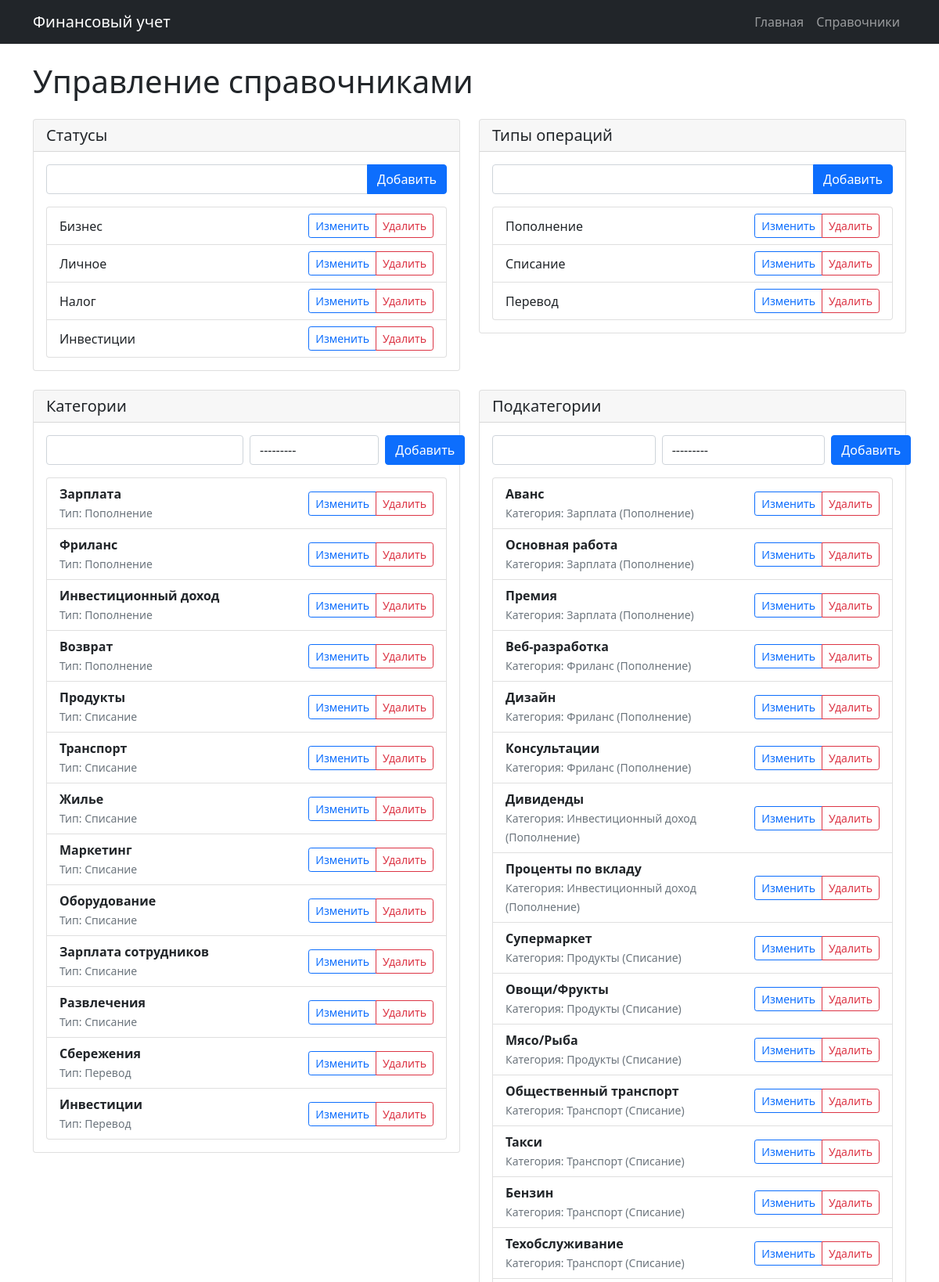
Page /references/ (upper part) on the committed database.
### task/models.py (models this page shows, shortened)
class Status(models.Model):
    name = models.CharField(max_length=50, unique=True)
    created_at = models.DateTimeField(auto_now_add=True)
    class Meta:
        managed = False
        db_table = 'statuses'
        verbose_name_plural = "Статусы"

class OperationType(models.Model):
    name = models.CharField(max_length=50, unique=True)
    created_at = models.DateTimeField(auto_now_add=True)
    def __str__(self):
        return self.name
    class Meta:
        managed = False
        db_table = 'operation_types'
        verbose_name_plural = "Операции"

class Category(models.Model):
    name = models.CharField(max_length=50, unique=True)
    operation_type = models.ForeignKey(OperationType, on_delete=models.CASCADE)
    created_at = models.DateTimeField(auto_now_add=True)
    def __str__(self):
        return f"{self.name}"
    class Meta:
        managed = False
        db_table = 'categories'
        verbose_name_plural = "Категория"

class SubCategory(models.Model):
    category = models.ForeignKey(Category, on_delete=models.CASCADE)
    name = models.CharField(max_length=50, unique=True)
    created_at = models.DateTimeField(auto_now_add=True)
    class Meta:
        managed = False
        db_table = 'subcategories'
        verbose_name_plural = "Подкатегория"

### task/views.py (the view)
# urls.py: path('references/', views.reference_management, name='reference_management'),
def reference_management(request):
    if request.method == 'POST' and 'add_status' in request.POST:
        form = StatusForm(request.POST)
        if form.is_valid():
            form.save()
            return redirect('finance:reference_management')
    if request.method == 'POST' and 'add_operation_type' in request.POST:
        form = OperationTypeForm(request.POST)
        if form.is_valid():
            form.save()
            return redirect('finance:reference_management')
    if request.method == 'POST' and 'add_category' in request.POST:
        form = CategoryForm(request.POST)
        if form.is_valid():
            form.save()
            return redirect('finance:reference_management')
    if request.method == 'POST' and 'add_subcategory' in request.POST:
        form = SubcategoryForm(request.POST)
        if form.is_valid():
            form.save()
            return redirect('finance:reference_management')
    context = {
        'statuses': Status.objects.all(),
        'operation_types': OperationType.objects.all(),
        'categories': Category.objects.all(),
        'subcategories': SubCategory.objects.all(),
        'status_form': StatusForm(),
        'operation_type_form': OperationTypeForm(),
        'category_form': CategoryForm(),
        'subcategory_form': SubcategoryForm(),
    }
    return render(request, 'finance/reference_management.html', context)

### task/forms.py
class StatusForm(forms.ModelForm):
    class Meta:
        model = Status
        fields = ['name']
        widgets = {
            'name': forms.TextInput(attrs={'class': 'form-control'})
        }

class OperationTypeForm(forms.ModelForm):
    class Meta:
        model = OperationType
        fields = ['name']
        widgets = {
            'name': forms.TextInput(attrs={'class': 'form-control'})
        }

### task/templates/finance/reference_management.html (shortened to what this page needs)
{% extends 'base.html' %}
{% block content %}
<h1 class="mb-4">Управление справочниками</h1>
<div class="row">
    <div class="col-md-6 mb-4">
        <div class="card">
            <div class="card-header d-flex justify-content-between align-items-center">
                <h5 class="mb-0">Статусы</h5>
            </div>
            <div class="card-body">
                <form method="post" class="mb-3">
                    <div class="input-group">
                        {{ status_form.name }}
                        <button type="submit" name="add_status" class="btn btn-primary">Добавить</button>
                    </div>
                </form>
                <div class="list-group">
                    {% for status in statuses %}
                    <div class="list-group-item d-flex justify-content-between align-items-center">
                        {{ status.name }}
                        <div class="btn-group btn-group-sm">
                            <a href="{% url 'finance:edit_status' status.pk %}" class="btn btn-outline-primary">Изменить</a>
                            <a href="{% url 'finance:delete_status' status.pk %}" class="btn btn-outline-danger" onclick="return confirm('Удалить статус?')">Удалить</a>
                        </div>
                    </div>
                    {% endfor %}
                </div>
            </div>
        </div>
    </div>
    <div class="col-md-6 mb-4">
        <div class="card">
            <div class="card-header">
                <h5 class="mb-0">Типы операций</h5>
            </div>
            <div class="card-body">
                <form method="post" class="mb-3">
                    <div class="input-group">
                        {{ operation_type_form.name }}
                        <button type="submit" name="add_operation_type" class="btn btn-primary">Добавить</button>
                    </div>
                </form>
                <div class="list-group">
                    {% for type in operation_types %}
                    <div class="list-group-item d-flex justify-content-between align-items-center">
                        {{ type.name }}
                        <div class="btn-group btn-group-sm">
                            <a href="{% url 'finance:edit_operation_type' type.pk %}" class="btn btn-outline-primary">Изменить</a>
                            <a href="{% url 'finance:delete_operation_type' type.pk %}" class="btn btn-outline-danger" onclick="return confirm('Удалить тип операции?')">Удалить</a>
                        </div>
                    </div>
                    {% endfor %}
                </div>
            </div>
        </div>
    </div>
    <div class="col-md-6 mb-4">
        <div class="card">
            <div class="card-header">
                <h5 class="mb-0">Категории</h5>
            </div>
            <div class="card-body">
                <form method="post" class="mb-3">
                    <div class="row g-2">
                        <div class="col-6">
                            {{ category_form.name }}
                        </div>
                        <div class="col-4">
                            {{ category_form.operation_type }}
                        </div>
                        <div class="col-2">
                            <button type="submit" name="add_category" class="btn btn-primary w-110">Добавить</button>
                        </div>
                    </div>
                </form>
                <div class="list-group">
                    {% for category in categories %}
                    <div class="list-group-item d-flex justify-content-between align-items-center">
                        <div>
                            <b>{{ category.name }}</b>
                            <br>
                            <small class="text-muted">Тип: {{ category.operation_type }}</small>
                        </div>
                        <div class="btn-group btn-group-sm">
                            <a href="{% url 'finance:edit_category' category.pk %}" class="btn btn-outline-primary">Изменить</a>
                            <a href="{% url 'finance:delete_category' category.pk %}" class="btn btn-outline-danger" onclick="return confirm('Удалить категорию?')">Удалить</a>
                        </div>
                    </div>
                    {% endfor %}
                </div>
            </div>
        </div>
    </div>
    <div class="col-md-6 mb-4">
        <div class="card">
            <div class="card-header">
                <h5 class="mb-0">Подкатегории</h5>
            </div>
            <div class="card-body">
                <form method="post" class="mb-3">
                    <div class="row g-2">
                        <div class="col-5">
                            {{ subcategory_form.name }}
                        </div>
                        <div class="col-5">
                            {{ subcategory_form.category }}
                        </div>
                        <div class="col-2">
                            <button type="submit" name="add_subcategory" class="btn btn-primary w-110">Добавить</button>
                        </div>
                    </div>
                </form>
                <div class="list-group">
                    {% for subcategory in subcategories %}
                    <div class="list-group-item d-flex justify-content-between align-items-center">
                        <div>
                            <strong>{{ subcategory.name }}</strong>
                            <br>
                            <small class="text-muted">Категория: {{ subcategory.category.name }} ({{ subcategory.category.operation_type.name }})</small>
                        </div>
                        <div class="btn-group btn-group-sm">
                            <a href="{% url 'finance:edit_subcategory' subcategory.pk %}" class="btn btn-outline-primary">Изменить</a>
                            <a href="{% url 'finance:delete_subcategory' subcategory.pk %}" class="btn btn-outline-danger" onclick="return confirm('Удалить подкатегорию?')">Удалить</a>
                        </div>
                    </div>
                    {% endfor %}
                </div>
            </div>
        </div>
    </div>
</div>
{% endblock %}

### rows in the picture
Status: name "Бизнес"
Status: name "Личное"
Status: name "Налог"
Status: name "Инвестиции"
OperationType: name "Пополнение"
OperationType: name "Списание"
OperationType: name "Перевод"
Category: name "Зарплата", operation_type "Пополнение"
Category: name "Фриланс", operation_type "Пополнение"
Category: name "Инвестиционный доход", operation_type "Пополнение"
Category: name "Возврат", operation_type "Пополнение"
Category: name "Продукты", operation_type "Списание"
Category: name "Транспорт", operation_type "Списание"
Category: name "Жилье", operation_type "Списание"
Category: name "Маркетинг", operation_type "Списание"
Category: name "Оборудование", operation_type "Списание"
Category: name "Зарплата сотрудников", operation_type "Списание"
Category: name "Развлечения", operation_type "Списание"
Category: name "Сбережения", operation_type "Перевод"
Category: name "Инвестиции", operation_type "Перевод"
SubCategory: name "Аванс", category.name "Зарплата", category.operation_type.name "Пополнение"
SubCategory: name "Основная работа", category.name "Зарплата", category.operation_type.name "Пополнение"
SubCategory: name "Премия", category.name "Зарплата", category.operation_type.name "Пополнение"
SubCategory: name "Веб-разработка", category.name "Фриланс", category.operation_type.name "Пополнение"
SubCategory: name "Дизайн", category.name "Фриланс", category.operation_type.name "Пополнение"
SubCategory: name "Консультации", category.name "Фриланс", category.operation_type.name "Пополнение"
SubCategory: name "Дивиденды", category.name "Инвестиционный доход", category.operation_type.name "Пополнение"
SubCategory: name "Проценты по вкладу", category.name "Инвестиционный доход", category.operation_type.name "Пополнение"
SubCategory: name "Супермаркет", category.name "Продукты", category.operation_type.name "Списание"
SubCategory: name "Овощи/Фрукты", category.name "Продукты", category.operation_type.name "Списание"
SubCategory: name "Мясо/Рыба", category.name "Продукты", category.operation_type.name "Списание"
SubCategory: name "Общественный транспорт", category.name "Транспорт", category.operation_type.name "Списание"
SubCategory: name "Такси", category.name "Транспорт", category.operation_type.name "Списание"
SubCategory: name "Бензин", category.name "Транспорт", category.operation_type.name "Списание"
SubCategory: name "Техобслуживание", category.name "Транспорт", category.operation_type.name "Списание"
